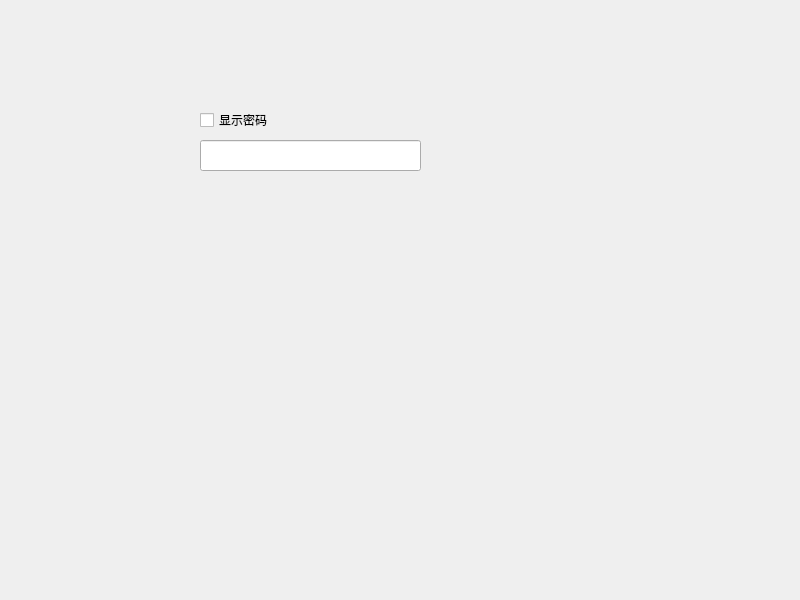
<?xml version="1.0" encoding="UTF-8"?>
<ui version="4.0">
 <class>Widget</class>
 <widget class="QWidget" name="Widget">
  <property name="geometry">
   <rect>
    <x>0</x>
    <y>0</y>
    <width>800</width>
    <height>600</height>
   </rect>
  </property>
  <property name="windowTitle">
   <string>Widget</string>
  </property>
  <widget class="QLineEdit" name="lineEdit">
   <property name="geometry">
    <rect>
     <x>200</x>
     <y>140</y>
     <width>221</width>
     <height>31</height>
    </rect>
   </property>
  </widget>
  <widget class="QCheckBox" name="checkBox">
   <property name="geometry">
    <rect>
     <x>200</x>
     <y>110</y>
     <width>79</width>
     <height>20</height>
    </rect>
   </property>
   <property name="text">
    <string>显示密码</string>
   </property>
  </widget>
 </widget>
 <resources/>
 <connections/>
</ui>
